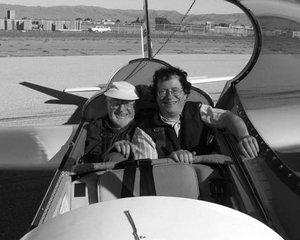
//> input picture OpencvTutorial/Imgprocessing/TemplateMatching/Template_Matching_Original_Image.jpg, 300 x 240 px
$ ./finding_contours ../TemplateMatching/Template_Matching_Original_Image.jpg   (built with g++ and OpenCV 4)
//> lines starting //> are read from the running program, lines starting //| are printed output that depends on the picture; after the words box and inside, x2 and y2 are one past the last pixel; in counts of white or black regions, pixels touching at a corner belong together

#include "opencv2/imgcodecs.hpp"
#include "opencv2/highgui.hpp"
#include "opencv2/imgproc.hpp"
#include <iostream>

using namespace cv;
using namespace std;

Mat src;
Mat src_gray;
int thresh = 100;
int max_thresh = 255;
RNG rng(12345);

void thresh_callback(int, void* );

int main( int, char** argv )
{
  	src = imread(argv[1], IMREAD_COLOR);
//> src is the input picture: 240 rows x 300 cols, CV_8UC3; min 0, max 255, mean 118.1
  	if (src.empty())
  	{
    	cerr << "No image supplied ..." << endl;
    	return -1;
  	}

   	cvtColor( src, src_gray, COLOR_BGR2GRAY );
  	blur( src_gray, src_gray, Size(3,3) );
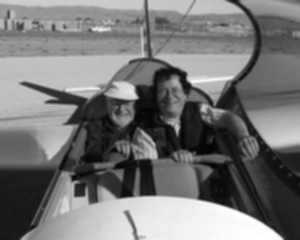
//> src_gray: 240 rows x 300 cols, CV_8UC1; min 4, max 254, mean 118.1

  	const char* source_window = "Source";
	namedWindow( source_window, WINDOW_AUTOSIZE );
	imshow( source_window, src );
	createTrackbar( " Canny thresh:", "Source", &thresh, max_thresh, thresh_callback );
	thresh_callback( 0, 0 );
	waitKey(0);
	return(0);
}

void thresh_callback(int, void* )
{
	Mat canny_output;
	vector<vector<Point> > contours;
	vector<Vec4i> hierarchy;

	Canny( src_gray, canny_output, thresh, thresh*2, 3 );
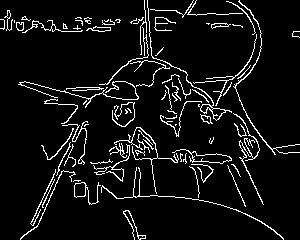
//> canny_output: 240 rows x 300 cols, CV_8UC1; 7% white in thin lines or dots
  	findContours( canny_output, contours, hierarchy, RETR_TREE, CHAIN_APPROX_SIMPLE, Point(0, 0) );
//> contours = 101 contours, 69 with area under 20; largest, box (x1, y1, x2, y2) and area: (172, 149, 232, 164) 278, (191, 151, 232, 164) 264, (147, 0, 232, 121) 202, (74, 182, 101, 205) 154, (74, 182, 86, 198) 142

	Mat drawing = Mat::zeros( canny_output.size(), CV_8UC3 );
  	for( size_t i = 0; i< contours.size(); i++ )
    {
    	Scalar color = Scalar( rng.uniform(0, 255), rng.uniform(0,255), rng.uniform(0,255) );
		drawContours( drawing, contours, (int)i, color, 2, 8, hierarchy, 0, Point() );
    }
//> this loop made 101 passes
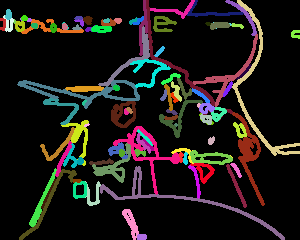
//> drawing: 240 rows x 300 cols, CV_8UC3; mean B, G, R 23.2, 25.6, 29.6

    namedWindow( "Contours", WINDOW_AUTOSIZE );
  	imshow( "Contours", drawing );
}
